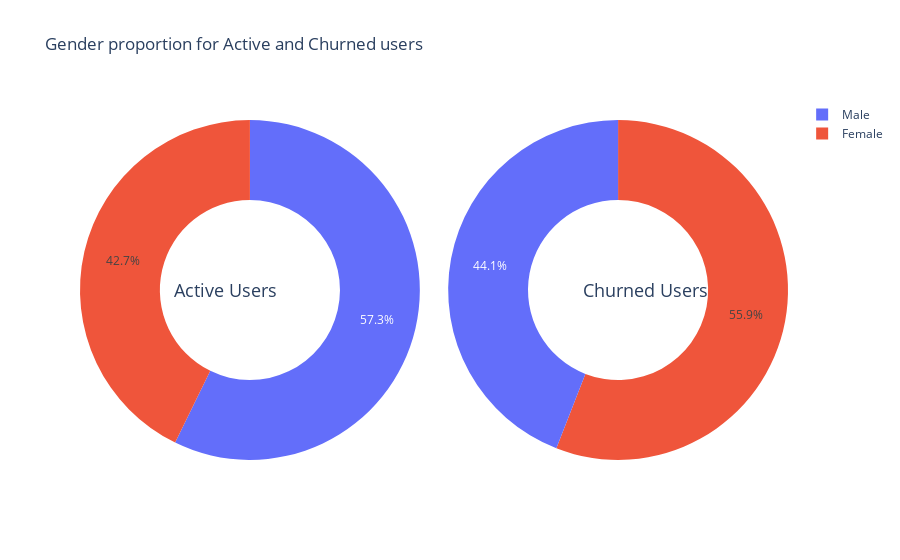

Notebook code for this chart:
### Code cell
enable_plotly_in_cell()
import plotly.graph_objs as go
from plotly.offline import iplot

labels_active = ['Male','Female']
values_active = [
    active_users[active_users['Gender']=='Male'].shape[0],
    active_users[active_users['Gender']=='Female'].shape[0],
                ]

trace_active = go.Pie(labels=labels_active, values=values_active, hole = .53, 
                      domain={"x": [0, .48]}, hoverinfo='label+percent+value')

labels_churned = ['Male','Female']
values_churned = [
    churned_users[churned_users['Gender']=='Male'].shape[0],
    churned_users[churned_users['Gender']=='Female'].shape[0],
                ]

trace_churned = go.Pie(labels=labels_churned, values=values_churned, hole = .53,
                       domain={"x": [0.52, 1]}, hoverinfo='label+percent+value')

layout={
    'title': 'Gender proportion for Active and Churned users',
    'annotations': [
        {'text': 'Active Users',                
         "x": 0.13, # Position of Text
         "y": 0.5,
         'showarrow':False,
         'font':{'size': 18}
        }, 
        {'text': 'Churned Users',
         "x": 0.89,
        "y": 0.5,
        'showarrow':False,
        'font':{'size': 18}
        }
    ]
}

fig = go.Figure(dict(data=[trace_active, trace_churned], layout=layout))
iplot(fig)

### Figure 1 — Plotly figure (JSON) as saved in the notebook; plotly's stock layout.template omitted (floating-point values rounded to 4 significant figures)
{"data": [{"domain": {"x": [0, 0.48]}, "labels": ["Male", "Female"], "values": [4559, 3404], "hoverinfo": "label+percent+value", "hole": 0.53, "type": "pie"}, {"domain": {"x": [0.52, 1]}, "labels": ["Male", "Female"], "values": [898, 1139], "hoverinfo": "label+percent+value", "hole": 0.53, "type": "pie"}], "layout": {"annotations": [{"y": 0.5, "text": "Active Users", "font": {"size": 18}, "x": 0.13, "showarrow": false}, {"y": 0.5, "text": "Churned Users", "font": {"size": 18}, "x": 0.89, "showarrow": false}], "title": {"text": "Gender proportion for Active and Churned users"}}}
